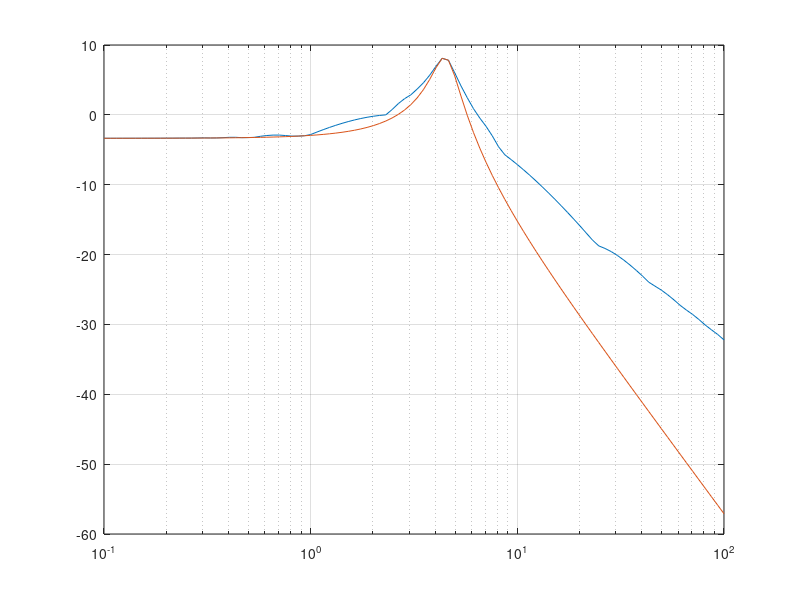

Write the MATLAB code that produced this figure.
clc
clear
close all

tamos = 0.01;
fa = 1/tamos;
res = 100; %resolucao do bode
w = logspace(-1, 2, res);
ganho = zeros(1,res);
fase = zeros(1,res);
fase_deg = zeros(1,res);

for i = 1:length(w)
    i
    A = [0 1;-20.51 -1.2]; %p/Y(s)
    B = [0 ; 13.94];
    C = [1 0];
    D = 0;
    t = 0:tamos:100;
    t = t(:);

    u = 100*sin(w(i)*t);

    X = [0;0]; %condicao inicial
    y_rg4 = C*X + D*u(1);%saida do range lutta
    %inicio metodo range kutta 4 ordem
    for k = 1:length(t)-1
      F1 = A*X + B*u(k); %estimativa F1
      X2 = X + F1*tamos/2; %estimativa de k + 1/2
      F2= A*X2 + B*u(k); %estimativa de inclinacao do k+1/2

      X3 = X + F2*tamos/2; %acha k+1/2 denovo
      F3 = A*X3 + B*u(k);

      X4 = X + F3*tamos;
      F4 = A*X4 + B*u(k+1);
      X = X + tamos*(F1+(2*F2)+(2*F3)+F4)*(1/6); %inclinacao final
      y_rg4(k + 1) = C*X + D*u(k+1);
    end

    ganho(i)= max(abs(y_rg4))/max(abs(u));
end
figure(1)
mdb = 20*log10(ganho); %calculo em db
semilogx(w, mdb) %plot de ganho
grid on
[a,id_maiorganho] = max(mdb);
freq_maiorganho = w(id_maiorganho)
hold on
s = 1j*w;
Hs = (13.94)./(s.^2 + 1.2.*s+ 20.51);
Hmdb = 20*log10(abs(Hs));
semilogx(w,Hmdb)
